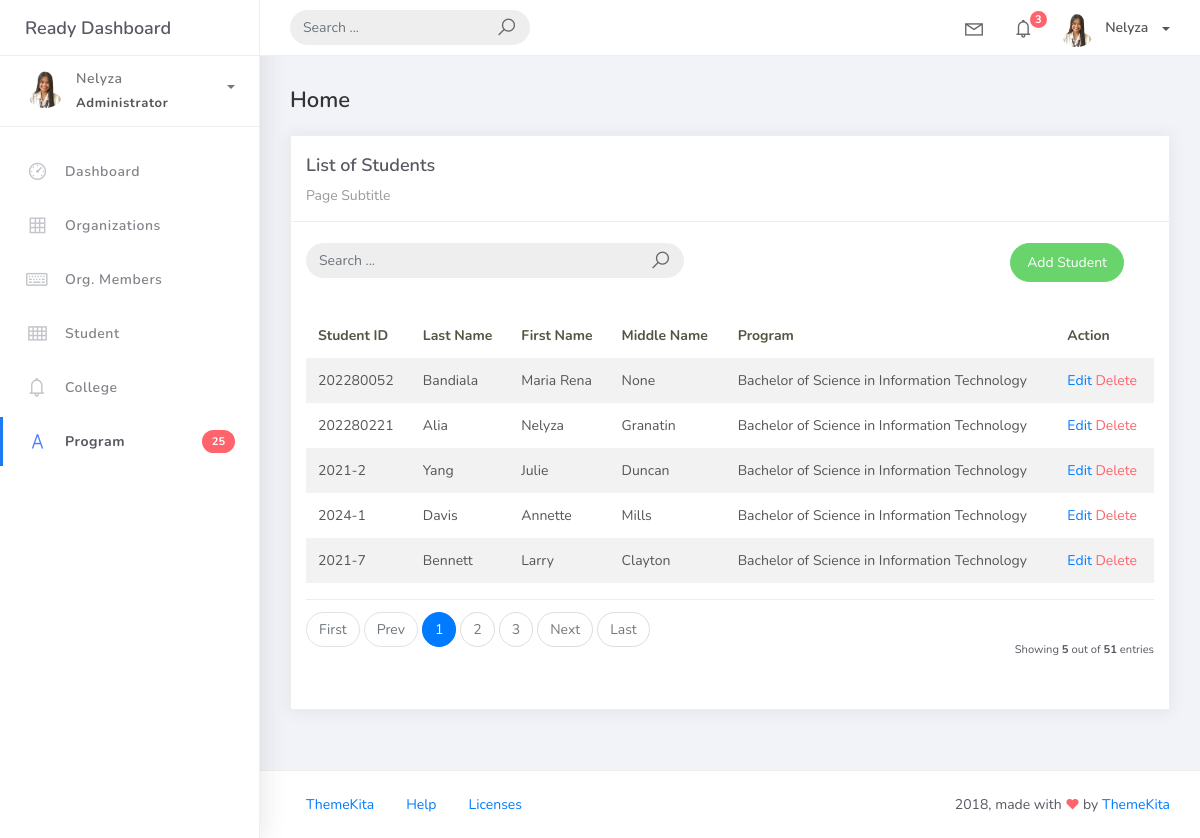
Before: /student_list/ with the older database file.
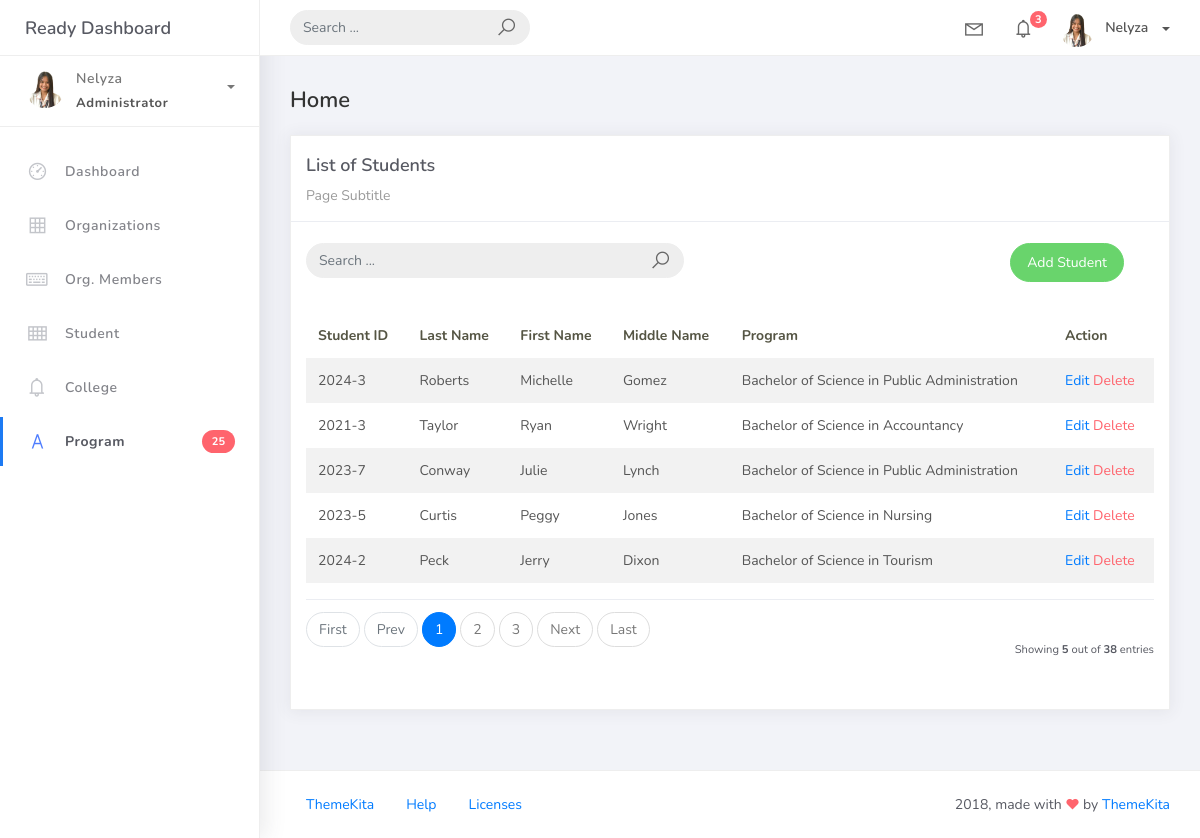
After: the same page with the newer database file.
### studentorg/models.py (models this page shows, shortened)
class BaseModel(models.Model):
    created_at = models.DateTimeField(auto_now_add=True, db_index=True)
    updated_at = models.DateTimeField(auto_now=True)
    class Meta:
        abstract = True

class Student(BaseModel):
    student_id = models.CharField(max_length=15)
    lastname = models.CharField(max_length=25)
    firstname = models.CharField(max_length=25)
    middlename = models.CharField(max_length=25, blank=True, null=True)
    program = models.ForeignKey(Program, on_delete=models.CASCADE)

class Program(BaseModel):
    prog_name = models.CharField(max_length=150)
    college = models.ForeignKey(College, on_delete=models.CASCADE)
    def __str__(self):
        return self.prog_name

### studentorg/views.py (the view)
# urls.py: path('student_list/', StudentListView.as_view(), name='student-list'),
class StudentListView(ListView):
    model = Student
    context_object_name = 'student'
    template_name = 'student_list.html'
    paginate_by = 5
    def get_queryset(self, *args, **kwargs):
        qs = super().get_queryset(*args, **kwargs)
        query = self.request.GET.get('q')
        if query:
            qs = qs.filter(
                Q(lastname__icontains=query) |
                Q(firstname__icontains=query)
            )
        return qs

### templates/student_list.html (shortened to what this page needs)
{% extends 'base.html' %} {% load static %} {% block content %}
<div class="content">
  <div class="container-fluid">
    <h4 class="page-title">Home</h4>
     <div class="row">
      <div class="col-md-12">
        <div class="card">
         <div class="card-header">
           <div class="card-title">List of Students</div>
           <div class="card-category">Page Subtitle</div>
        </div>
        <div class="col-md-12 row">
        <div class="col-md-6">
        <form class="navbar-left navbar-form nav-search mr-md-3" action="{% url 'student-list'%}">
            <div class="input-group">
                <input type="text" placeholder="Search ..." class="form-control" name="q" />
                <div class="input-group-append">
                <span class="input-group-text">
                    <i class="la la-search search-icon"></i>
                </span>
                </div>
            </div>
        </form>
        </div>
        <div class="col-md-6">
        <div class="pull-right"> <a href="{% url 'student-add' %}" class="btn btn-success btn-rounded">Add Student</a></div>
        </div>
        </div>
        <div class="card-body">
        <table class="table table-striped mt-3">
        <thead>
            <tr>
              <th scope="col">Student ID</th>
              <th scope="col">Last Name</th>
              <th scope="col">First Name</th>
              <th scope="col">Middle Name</th>
              <th scope="col">Program</th>
              <th scope="col">Action</th>
            </tr>
            </thead>
            <tbody>
              {% for object in object_list %}
              <tr>
                <td>{{ object.student_id}}</td>
                <td>{{ object.lastname}}</td>
                <td>{{ object.firstname}}</td>
                <td>{{ object.middlename}}</td>
                <td>{{ object.program}}</td>
                <td>
                    <a href="{% url 'student-update' object.id %}">Edit</a>
                    <a href="{% url 'student-delete' object.id %}" class="text-danger">Delete</a>
                </td>
              {% empty%}
              <tr>
                <td colspan="4" style="text-align: center">
                <p class="text-sm font-weight-bold mb-0">No Records Found.</p>
                </td>
            </tr>
              {% endfor %}
              </tbody>
            </table>
            {% include 'includes/pagination.html' %}
           </div>
          </div>
        </div>
      </div>
    </div>
</div>
{% endblock %}

Changed rows visible on the page:
removed Student: student_id "202280052", lastname "Bandiala", firstname "Maria Rena", middlename "None", program "Bachelor of Science in Information Technology"
removed Student: student_id "202280221", lastname "Alia", firstname "Nelyza", middlename "Granatin", program "Bachelor of Science in Information Technology"
removed Student: student_id "2021-2", lastname "Yang", firstname "Julie", middlename "Duncan", program "Bachelor of Science in Information Technology"
removed Student: student_id "2024-1", lastname "Davis", firstname "Annette", middlename "Mills", program "Bachelor of Science in Information Technology"
removed Student: student_id "2021-7", lastname "Bennett", firstname "Larry", middlename "Clayton", program "Bachelor of Science in Information Technology"
now on this page (row unchanged): Student: student_id "2024-3", lastname "Roberts", firstname "Michelle", middlename "Gomez", program "Bachelor of Science in Public Administration"
now on this page (row unchanged): Student: student_id "2021-3", lastname "Taylor", firstname "Ryan", middlename "Wright", program "Bachelor of Science in Accountancy"
now on this page (row unchanged): Student: student_id "2023-7", lastname "Conway", firstname "Julie", middlename "Lynch", program "Bachelor of Science in Public Administration"
now on this page (row unchanged): Student: student_id "2023-5", lastname "Curtis", firstname "Peggy", middlename "Jones", program "Bachelor of Science in Nursing"
now on this page (row unchanged): Student: student_id "2024-2", lastname "Peck", firstname "Jerry", middlename "Dixon", program "Bachelor of Science in Tourism"
Other visible differences:
{{ paginator.count }}: "51" → "38"
